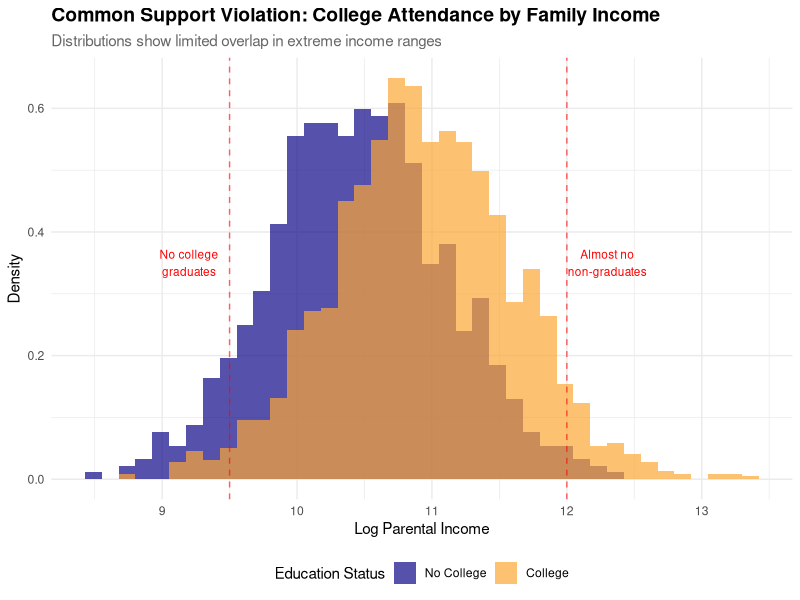

Generate this figure with R:
# Using AI to design illustration
# Claude 4.0 sonnet 2025-08-13
# version 1
# prompt

library(tidyverse)
library(ggplot2)
library(viridis)

# Set seed for reproducibility
set.seed(42)

# Generate data with realistic common support violations
n <- 2500

# Create parental income distribution
log_parent_income <- rnorm(n, mean = 10.8, sd = 0.7)

# College attendance probability (stronger function for bigger gap)
# More extreme logistic function
college_prob <- plogis(-12 + 1.2 * log_parent_income)

# Add some randomness but maintain strong correlation
has_degree <- rbinom(n, 1, college_prob)

# Generate log income outcome with realistic structure
# College premium + parental income effect + noise
college_premium <- 0.4  # ~40% income boost
parental_effect <- 0.6  # Strong intergenerational correlation
intercept <- 4.5        # Base log income

log_income <- intercept + 
  parental_effect * log_parent_income + 
  college_premium * has_degree +
  rnorm(n, 0, 0.3)  # Random noise

# Create the dataset
data <- tibble(
  log_parent_income = log_parent_income,
  has_degree_num = has_degree,
  has_degree = factor(has_degree, 
                      levels = c(0, 1), 
                      labels = c("No College", "College")),
  log_income = log_income
)

# Create the common support visualization
p1 <- data %>%
  ggplot(aes(x = log_parent_income, fill = has_degree)) +
  geom_histogram(aes(y = after_stat(density)), 
                 alpha = 0.7, 
                 position = "identity", 
                 bins = 40) +
  scale_fill_viridis_d(option = "plasma", end = 0.8) +
  labs(
    title = "Common Support Violation: College Attendance by Family Income",
    subtitle = "Distributions show limited overlap in extreme income ranges",
    x = "Log Parental Income",
    y = "Density",
    fill = "Education Status"
  ) +
  theme_minimal() +
  theme(
    plot.title = element_text(size = 14, face = "bold"),
    plot.subtitle = element_text(size = 11, color = "gray40"),
    legend.position = "bottom"
  ) +
  # Add vertical lines to highlight problematic regions
  geom_vline(xintercept = c(9.5, 12.0), 
             linetype = "dashed", 
             color = "red", 
             alpha = 0.6) +
  annotate("text", x = 9.2, y = 0.35, 
           label = "No college\ngraduates", 
           size = 3, color = "red") +
  annotate("text", x = 12.3, y = 0.35, 
           label = "Almost no\nnon-graduates", 
           size = 3, color = "red")

# Display the plot
print(p1)

# Summary statistics and common support analysis
cat("\n=== Common Support Analysis ===\n")
cat("Sample size:", nrow(data), "\n")

# Show the problem quantitatively
support_analysis <- data %>%
  group_by(has_degree) %>%
  summarise(
    n = n(),
    min_income = min(log_parent_income),
    max_income = max(log_parent_income),
    mean_income = mean(log_parent_income),
    .groups = "drop"
  )

print(support_analysis)

# Calculate overlap region precisely
college_min <- min(data$log_parent_income[data$has_degree == "College"])
college_max <- max(data$log_parent_income[data$has_degree == "College"])
no_college_min <- min(data$log_parent_income[data$has_degree == "No College"])
no_college_max <- max(data$log_parent_income[data$has_degree == "No College"])

overlap_min <- max(college_min, no_college_min)
overlap_max <- min(college_max, no_college_max)

cat("\nCommon support region: [", round(overlap_min, 2), ", ", round(overlap_max, 2), "]\n")

# Define overlap sample
data_overlap <- data %>%
  filter(log_parent_income >= overlap_min & log_parent_income <= overlap_max)

cat("Overlap sample size:", nrow(data_overlap), "observations\n")
cat("Percentage of full sample:", round(100 * nrow(data_overlap) / nrow(data), 1), "%\n")

# === OLS COMPARISON ===
cat("\n=== OLS Regression Comparison ===\n")

# Full sample regression
model_full <- lm(log_income ~ has_degree_num + log_parent_income, data = data)

# Overlap sample regression  
model_overlap <- lm(log_income ~ has_degree_num + log_parent_income, data = data_overlap)

# Extract coefficients
coef_full <- summary(model_full)$coefficients["has_degree_num", ]
coef_overlap <- summary(model_overlap)$coefficients["has_degree_num", ]

# Create comparison table
comparison <- tibble(
  Sample = c("Full Sample", "Common Support Only"),
  `N` = c(nrow(data), nrow(data_overlap)),
  `College Coefficient` = round(c(coef_full[1], coef_overlap[1]), 3),
  `Standard Error` = round(c(coef_full[2], coef_overlap[2]), 3),
  `t-statistic` = round(c(coef_full[3], coef_overlap[3]), 2),
  `True Effect` = c(0.400, 0.400)  # Known from data generation
)

print(comparison)

cat("\nInterpretation:\n")
cat("- True college premium: 40% (0.400 log points)\n")
cat("- Full sample estimate:", round(coef_full[1], 3), "\n")
cat("- Common support estimate:", round(coef_overlap[1], 3), "\n")
cat("- Bias in full sample:", round(coef_full[1] - 0.400, 3), "\n")
cat("- Bias in overlap sample:", round(coef_overlap[1] - 0.400, 3), "\n")